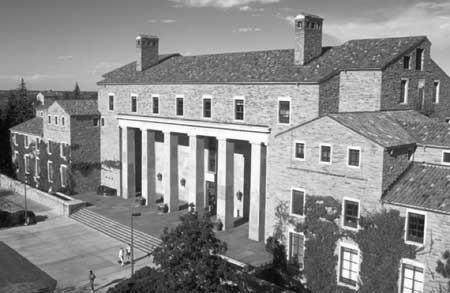
#> input picture house.tiff, 450 x 293 px, found by its file name
$ jupyter execute ImageProcessingRecitation_06_MedianFilter.ipynb
#> lines starting #> are read from the running program, lines starting #| are printed output that depends on the picture
<a href="https://colab.research.google.com/github/dnevo/ImageProcessing/blob/main/ImageProcessingRecitation_06_MedianFilter.ipynb" target="_parent"></a>

[cell 1]
import os
import requests
from io import BytesIO
import numpy as np
import matplotlib.pyplot as plt
import PIL
from scipy.signal import convolve
import random
random.seed(3)

[cell 2]
GITHUB_PATH = 'https://raw.githubusercontent.com/dnevo/ImageProcessing/main/images/'

def read_file(fname:str, file_path:str=GITHUB_PATH) -> np.ndarray:
    '''
    Accept an image file name (defaulty located in GitHub) and return the image
    in a numpy array.

    Args:
        fname: the file name
        file_path: the file path.. Default value is Doron's Github repo.

    Returns:
        the image converted into a Numpy array.
    '''
#> called with fname = 'house.tiff'
    file_path = os.path.join(file_path, fname)
    response = requests.get(file_path)
    fp = BytesIO(response.content)

    img_pil = PIL.Image.open(fp)
#> img_pil is the input picture: PIL image 450x293 L; min 0, max 254, mean 137.5
    return np.array(img_pil, dtype='int16')

[cell 3]
def plot_images(img1:np.array, img2:np.array):
    fig, axes = plt.subplots(nrows=1, ncols=2, figsize=(22, 8))
    axes[0].imshow(img1,  cmap='gray')
    axes[1].imshow(img2,  cmap='gray')

# 6. Noise Reduction (S&P)

##6.1 Salt & Pepper Noise - Median filter

[cell 4]
def sp_noise(img:np.array, d:float) -> np.array:
    '''
    add 'salt & pepper' noise with density d to an image, imnoise first assigns
    each pixel a random probability value from a standard uniform distribution
    on the open interval (0, 1).
    For pixels with probability value in the range (0, d/2), the pixel value is
      set to 0. The number of pixels that are set to 0 is
      approximately d*numel(I)/2.
    For pixels with probability value in the range [d/2, d), the pixel value is
      set to the maximum value of the image data type. The number of pixels that
      are set to the maximum value is approximately d*numel(I)/2.
    For pixels with probability value in the range [d, 1), the pixel value is
      unchanged.
    Args:
        img: image in float format (range: 0..1)
    Returns:
        img1: in float format (range: 0..1) - s&p noised image
    '''
#> called with d = 0.003
    img1 = img.copy()
    nrows, ncols = img.shape
#> nrows = 293; ncols = 450
    for i in range(nrows):
        for j in range(ncols):
            rdn = random.random()
            if rdn <= d/2:
                img1[i][j] = 0.0
            elif d/2 < rdn < d:
                img1[i][j] = 1.0
            else:
                img1[i][j] = img[i][j]
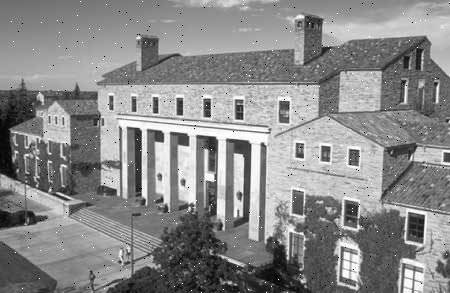
#> img1: shape (293, 450) float64; min 0, max 1, mean 0.539
    return img1

[cell 5]
img = read_file(fname='house.tiff') / 255
img1 = sp_noise(img, 0.003)

plot_images(img, img1)
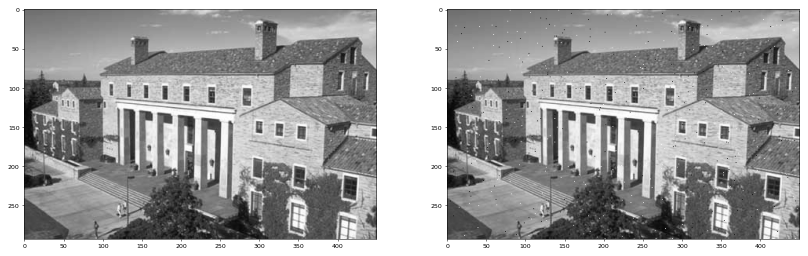
#> figure drawn by matplotlib, 2 panels

Gaussian noise: we add a noise to **each** pixel. Averaging on many noise samples will converge to expected value of 0.
S&P noise is unrelated to the image. That is why the noise will be in the extremes of the interval $[0,1]$. For that reason Median filter is a good choice in this case.

###**Q:** What is the drawback of using a too big median filter (ex: 13x13 instead of 3x3)?

We are risking to loose texture elements like pixels that are intentionaly different from their neighbors.

###Select filter according to the S&P shape

The shaped noise is created using convolution masks:

**Horizontal lines noise:**

[cell 6]
mask = np.zeros(shape=img.shape)
mask = sp_noise(mask, 0.003)
#> call 2 of sp_noise, with d = 0.003
#> after the loop in sp_noise (call 2), `for i in range(nrows):`:
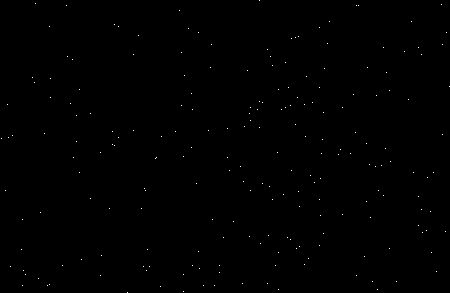
#> img1: shape (293, 450) float64; values 0 (black) and 1 (white), 0.16% white in thin lines or dots
kernel = np.array([[1,1,1,1,1]])
mask = convolve(in1=mask, in2=kernel, mode='same')
mask = np.clip(mask, a_min=0.0, a_max=1.0)
img2 = np.maximum(img, mask)
plot_images(img,img2)

**cross shaped noise:**

[cell 7]
mask = np.zeros(shape=img.shape)
mask = sp_noise(mask, 0.003)
#> call 3 of sp_noise, with d = 0.003
#> after the loop in sp_noise (call 3), `for i in range(nrows):`:
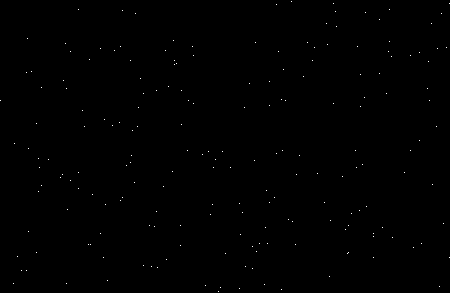
#> img1: shape (293, 450) float64; values 0 (black) and 1 (white), 0.15% white in thin lines or dots
kernel = np.array([[0,0,1,0,0],
                   [0,0,1,0,0],
                   [1,1,1,1,1],
                   [0,0,1,0,0],
                   [0,0,1,0,0]])
mask = convolve(in1=mask, in2=kernel, mode='same')
mask = np.clip(mask, a_min=0.0, a_max=1.0)
img2 = np.maximum(img, mask)
plot_images(img,img2)
